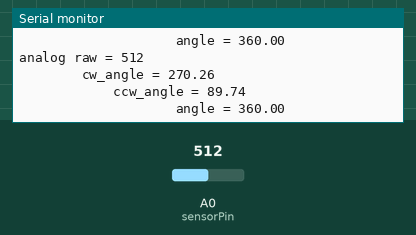
A sketch run on a simulated Arduino Uno, built with avr-gcc and run on an emulated ATmega328P. Shown: the last lines printed to the serial monitor. The inputs (shaded band) are chosen by the test bench; at power-on: A0 (sensorPin) = 512.

Above: at 7.2 s.
7.3 s: A0 (sensorPin) set to 180
At 7.69 s:
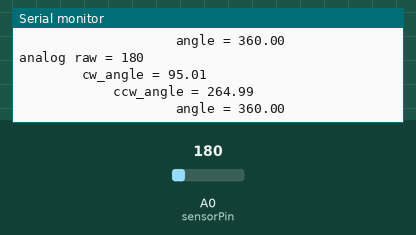
8.8 s: A0 (sensorPin) set to 200
At 9.19 s:
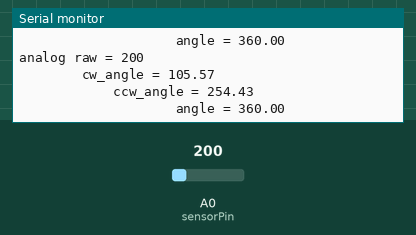
10.3 s: A0 (sensorPin) set to 483
At 10.69 s:
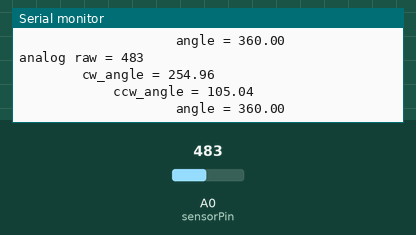
11.8 s: A0 (sensorPin) set to 500
At 12.18 s:
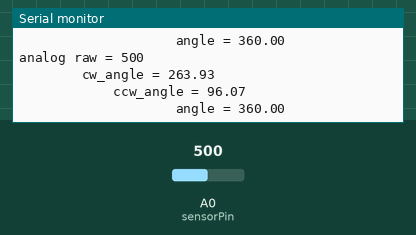
Timing chart, 0 to 14.8 s (numbered marks = the images above; inputs shaded):
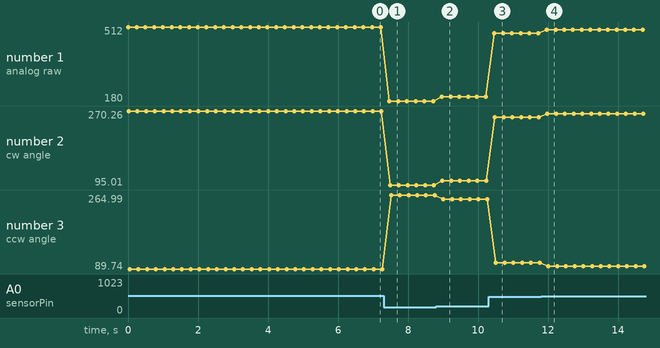

The sketch:

AngleRead_sensor.ino
```cpp
int sensorPin = A0;    // select the input pin for the potentiometer
int sensorValue = 0;  // variable to store the value coming from the sensor
float ans;
float maxa = 682.0 ; // maxa is the highest analog value(approximately) that can read from sensor

void setup() {
  Serial.begin(9600);
}

void loop() {
  sensorValue = analogRead(sensorPin);
  Serial.print("analog raw = ");
  Serial.println(sensorValue);
  Serial.print("        cw_angle = ");
  Serial.println( cwangle(sensorValue) );
  Serial.print("            ccw_angle = ");
  Serial.println( ccwangle(sensorValue) );
  Serial.print("                    angle = ");
  Serial.println( cwangle(sensorValue) + ccwangle(sensorValue) );
  delay(200);
}

float cwangle(int x){
  ans = ((360.0 * x)/maxa);
  return ans;
  }


float ccwangle(int x){
  ans = ((360.0 * abs(maxa-x))/maxa);
  return ans;
  }
```

Measured:
- after the input at 7.3 s, the serial monitor: prints a new line after 0.17 s (image 1)
- after the input at 8.8 s, the serial monitor: prints a new line after 0.17 s (image 2)
- after the input at 10.3 s, the serial monitor: prints a new line after 0.17 s (image 3)
- after the input at 11.8 s, the serial monitor: prints a new line after 0.17 s (image 4)
- plotted number 1: 512 → 180 after the input at 7.3 s, 180 → 200 after the input at 8.8 s, 200 → 483 after the input at 10.3 s, 483 → 500 after the input at 11.8 s
- plotted number 2: 270.26 → 95.01 after the input at 7.3 s, 95.01 → 105.57 after the input at 8.8 s, 105.57 → 254.96 after the input at 10.3 s, 254.96 → 263.93 after the input at 11.8 s
- plotted number 3: 89.74 → 264.99 after the input at 7.3 s, 264.99 → 254.43 after the input at 8.8 s, 254.43 → 105.04 after the input at 10.3 s, 105.04 → 96.07 after the input at 11.8 s
